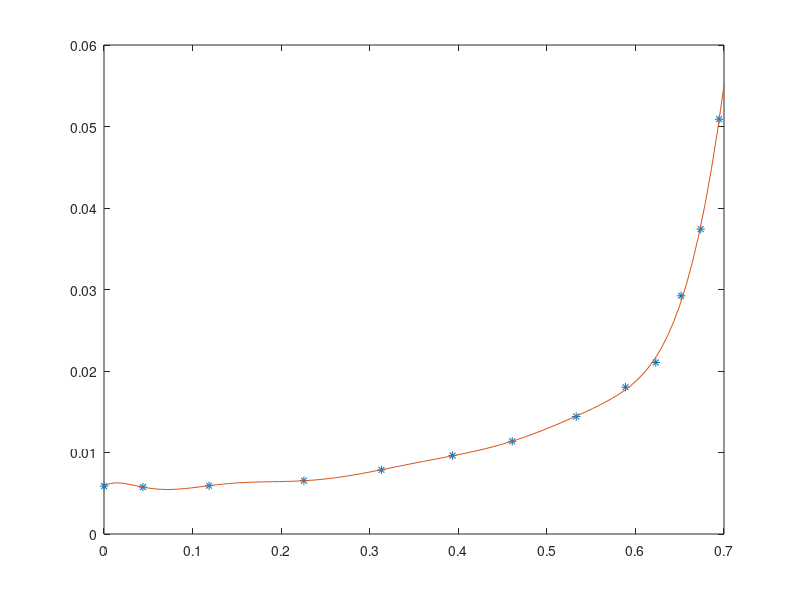

The MATLAB source for this figure: (Note: this script raises an error after producing the figure.)
X = [8.50020974543508e-05;
     0.0439383569204954;
     0.118662928046276;
     0.225680568741307;
     0.313217274192480;
     0.393521073896629;
     0.460889099860906;
     0.533148610160510;
     0.588817256529706;
     0.622988099706356;
     0.651571986841234;
     0.673687987106175;
     0.694513500982492];
Y = [0.00587817101980438;
     0.00575276532797562;
     0.00592674364692115;
     0.00654405758064160;
     0.00787023749070865;
     0.00962356213984501;
     0.0113715879569323;
     0.0144119400348840;
     0.0180189727625314;
     0.0210437227238941;
     0.0292274744441746;
     0.0374085767484306;
     0.0508938099338382];
 
 n = 10;
 p = polyfit(X,Y,n);
 
 x = linspace(0,0.7);
 thetac = polyval(p,x);
 
 figure(1)
 plot(X,Y,'*')
 hold on
 plot(x,thetac)
 
 %%
 %constrained
x0 = [X(1);X(end)];
y0 = [Y(1);Y(end)];


%x = eta85(1:22,1);
%y = eta85(1:22,2);
x = X;
y = Y;
n = 15;
v(:,n+1) = ones(length(x),1,class(x));

for j = n:-1:1
    v(:,j) = x.*v(:,j+1);
end

c = v;

d = y;

A = [];
b = [];

Aeq = x0.^(n:-1:0);
beq = y0;

p = lsqlin(c,d,A,b,Aeq,beq);

yhat = polyval(p,x);

plot(x,y,'.b-')

hold on

%plot(x0,y0,'gx','linewidth',4)
plot(x,yhat,'r','linewidth',2)
%hold off